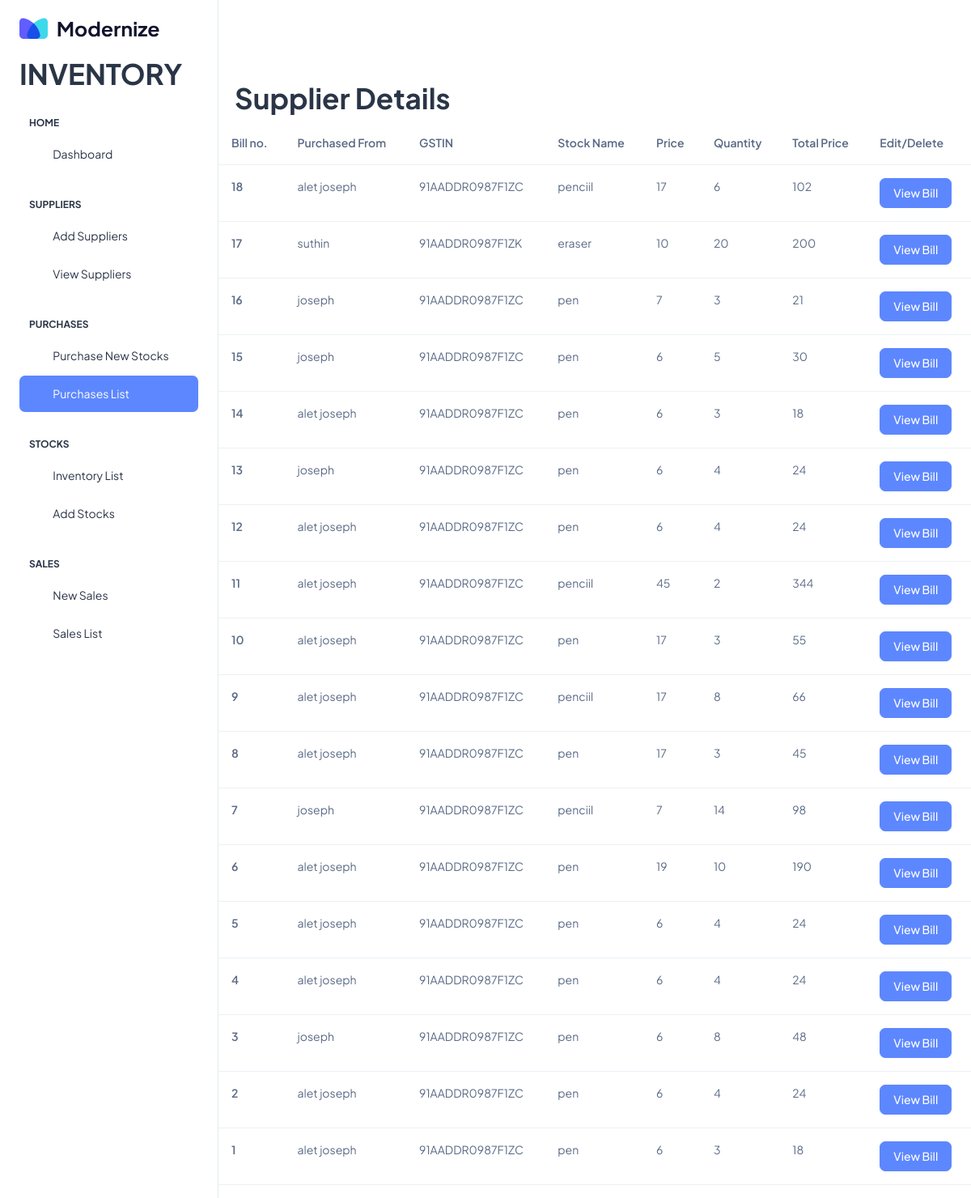
Page /Inventoryapp/purchaselistfn/ on the committed database.
### Inventoryapp/models.py (models this page shows)
class Purchasesdb(models.Model):
    suppliername = models.CharField(max_length=100,null=True,blank=True)
    suppliermobileno = models.IntegerField( null=True, blank=True)
    suppliergstin = models.CharField(max_length=100,null=True)
    stock = models.ForeignKey(Stocksdb, on_delete=models.CASCADE,null=True)
    stockprice = models.PositiveIntegerField( null=True, blank=True)
    stockquantity = models.PositiveIntegerField( null=True, blank=True)
    totalprice = models.IntegerField( null=True, blank=True)

class Stocksdb(models.Model):
    stockname = models.CharField(max_length=100,null=True,blank=True)
    quantity = models.IntegerField(null=True)

### Inventoryapp/views.py (the view)
# urls.py: path('purchaselistfn/', views.purchaselistfn, name='purchaselistfn'),
def purchaselistfn(req):
    pdata = Purchasesdb.objects.order_by('-id').all()
    return render(req, "purchase_list.html", {'pdata': pdata})

### Inventoryapp/templates/purchase_list.html (shortened to what this page needs)
<!DOCTYPE html>
{% extends 'index.html' %}
{% block content %}
<html lang="en">
<head>
</head>
<body>
<div style="padding-top:100px">
  <h1 style="margin-left:20px"><b>Supplier Details</b></h1>
 <table class="table" >
  <thead>
    <tr>
      <th scope="col">Bill no.</th>
      <th scope="col">Purchased From</th>
      <th scope="col">GSTIN</th>
      <th scope="col">Stock Name</th>
        <th scope="col">Price</th>
        <th scope="col">Quantity</th>
            <th scope="col">Total Price</th>
        <th scope="col">Edit/Delete</th>
    </tr>
  </thead>
  <tbody>
  {% for d in pdata %}
    <tr>
      <th scope="row">{{ d.id }}</th>
      <td>{{d.suppliername}}</td>
      <td>{{d.suppliergstin}}</td>
      <td>{{d.stock.stockname}}</td>
        <td>{{d.stockprice}}</td>
        <td>{{d.stockquantity}}</td>
        <td>{{d.totalprice}}</td>
        <td>
            <a href="{% url 'purchasebillfn' purchase_id=d.id %}">
            <button class="btn btn-primary">View Bill</button>
        </a>
        </td>
    </tr>
  {% endfor %}
  </tbody>
 </table>
</div>
</body>
</html>
{% endblock %}

### rows in the picture
Purchasesdb: id "18", suppliername "alet joseph", suppliergstin "91AADDR0987F1ZC", stock.stockname "penciil", stockprice "17", stockquantity "6", totalprice "102"
Purchasesdb: id "17", suppliername "suthin", suppliergstin "91AADDR0987F1ZK", stock.stockname "eraser", stockprice "10", stockquantity "20", totalprice "200"
Purchasesdb: id "16", suppliername "joseph", suppliergstin "91AADDR0987F1ZC", stock.stockname "pen", stockprice "7", stockquantity "3", totalprice "21"
Purchasesdb: id "15", suppliername "joseph", suppliergstin "91AADDR0987F1ZC", stock.stockname "pen", stockprice "6", stockquantity "5", totalprice "30"
Purchasesdb: id "14", suppliername "alet joseph", suppliergstin "91AADDR0987F1ZC", stock.stockname "pen", stockprice "6", stockquantity "3", totalprice "18"
Purchasesdb: id "13", suppliername "joseph", suppliergstin "91AADDR0987F1ZC", stock.stockname "pen", stockprice "6", stockquantity "4", totalprice "24"
Purchasesdb: id "12", suppliername "alet joseph", suppliergstin "91AADDR0987F1ZC", stock.stockname "pen", stockprice "6", stockquantity "4", totalprice "24"
Purchasesdb: id "11", suppliername "alet joseph", suppliergstin "91AADDR0987F1ZC", stock.stockname "penciil", stockprice "45", stockquantity "2", totalprice "344"
Purchasesdb: id "10", suppliername "alet joseph", suppliergstin "91AADDR0987F1ZC", stock.stockname "pen", stockprice "17", stockquantity "3", totalprice "55"
Purchasesdb: id "9", suppliername "alet joseph", suppliergstin "91AADDR0987F1ZC", stock.stockname "penciil", stockprice "17", stockquantity "8", totalprice "66"
Purchasesdb: id "8", suppliername "alet joseph", suppliergstin "91AADDR0987F1ZC", stock.stockname "pen", stockprice "17", stockquantity "3", totalprice "45"
Purchasesdb: id "7", suppliername "joseph", suppliergstin "91AADDR0987F1ZC", stock.stockname "penciil", stockprice "7", stockquantity "14", totalprice "98"
Purchasesdb: id "6", suppliername "alet joseph", suppliergstin "91AADDR0987F1ZC", stock.stockname "pen", stockprice "19", stockquantity "10", totalprice "190"
Purchasesdb: id "5", suppliername "alet joseph", suppliergstin "91AADDR0987F1ZC", stock.stockname "pen", stockprice "6", stockquantity "4", totalprice "24"
Purchasesdb: id "4", suppliername "alet joseph", suppliergstin "91AADDR0987F1ZC", stock.stockname "pen", stockprice "6", stockquantity "4", totalprice "24"
Purchasesdb: id "3", suppliername "joseph", suppliergstin "91AADDR0987F1ZC", stock.stockname "pen", stockprice "6", stockquantity "8", totalprice "48"
Purchasesdb: id "2", suppliername "alet joseph", suppliergstin "91AADDR0987F1ZC", stock.stockname "pen", stockprice "6", stockquantity "4", totalprice "24"
Purchasesdb: id "1", suppliername "alet joseph", suppliergstin "91AADDR0987F1ZC", stock.stockname "pen", stockprice "6", stockquantity "3", totalprice "18"
